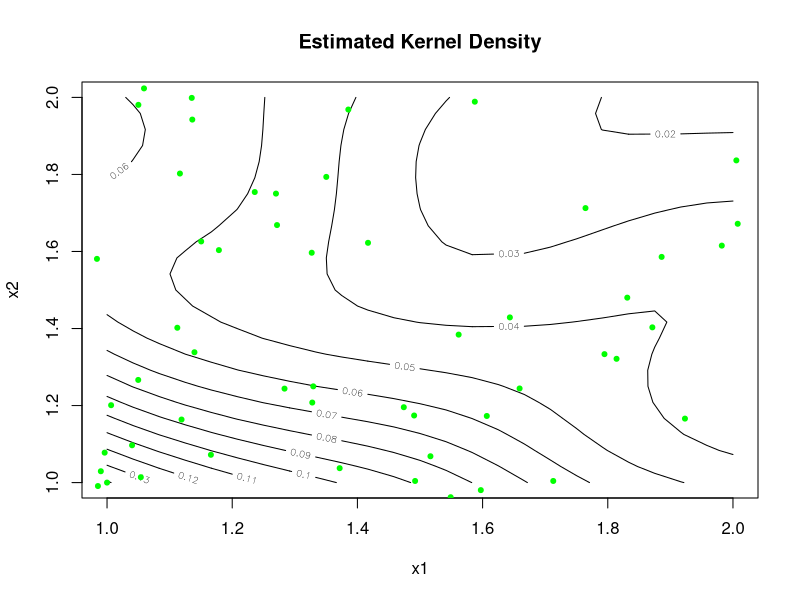

This chart was generated by the following R code:
### 1. marginal pdf
### f(x1) = 2/(x1+1) * exp(-x1)
### f(x2) = 2/(x2+1) * exp(-x2)
### f(x1|x2) = f(x1,x2)/f(x2) = (x2+1)*exp(-(x2+1)*x1) -> exponential distribution with lambda is x2+1
### f(x2|x1) = f(x1,x2)/f(x1) = (x1+1)*exp(-(x1+1)*x2) -> exponential distribution with lambda is x1+1
### Therefore, sampling using rexp

# Gibbs Sampler
### random vector with n=10
Nsim=10
x1=rep(1,Nsim)
x2=rep(1,Nsim)
for (i in 2:Nsim) {
  x1[i]=rexp(1,rate=1)
  x2[i]=rexp(1,rate=1)
}
x1
x2

### random vector with n=10^2
Nsim=100
x1=rep(1,Nsim)
x2=rep(1,Nsim)
for (i in 2:Nsim) {
  x1[i]=rexp(1,rate=1)
  x2[i]=rexp(1,rate=1)
}
x1
x2

### random vector with n=10^3 
Nsim=1000
x1=rep(1,Nsim)
x2=rep(1,Nsim)
for (i in 2:Nsim) {
  x1[i]=rexp(1,rate=1)
  x2[i]=rexp(1,rate=1)
}
x1
x2

### 2-D coutour visualization
library(MASS)
contour(kde2d(x1,x2,lims= c(1,2,1,2)),xlab='x1',ylab='x2',main='Estimated Kernel Density')

### 2-D scatter plot
points(x1,x2,pch=20,col="green")

